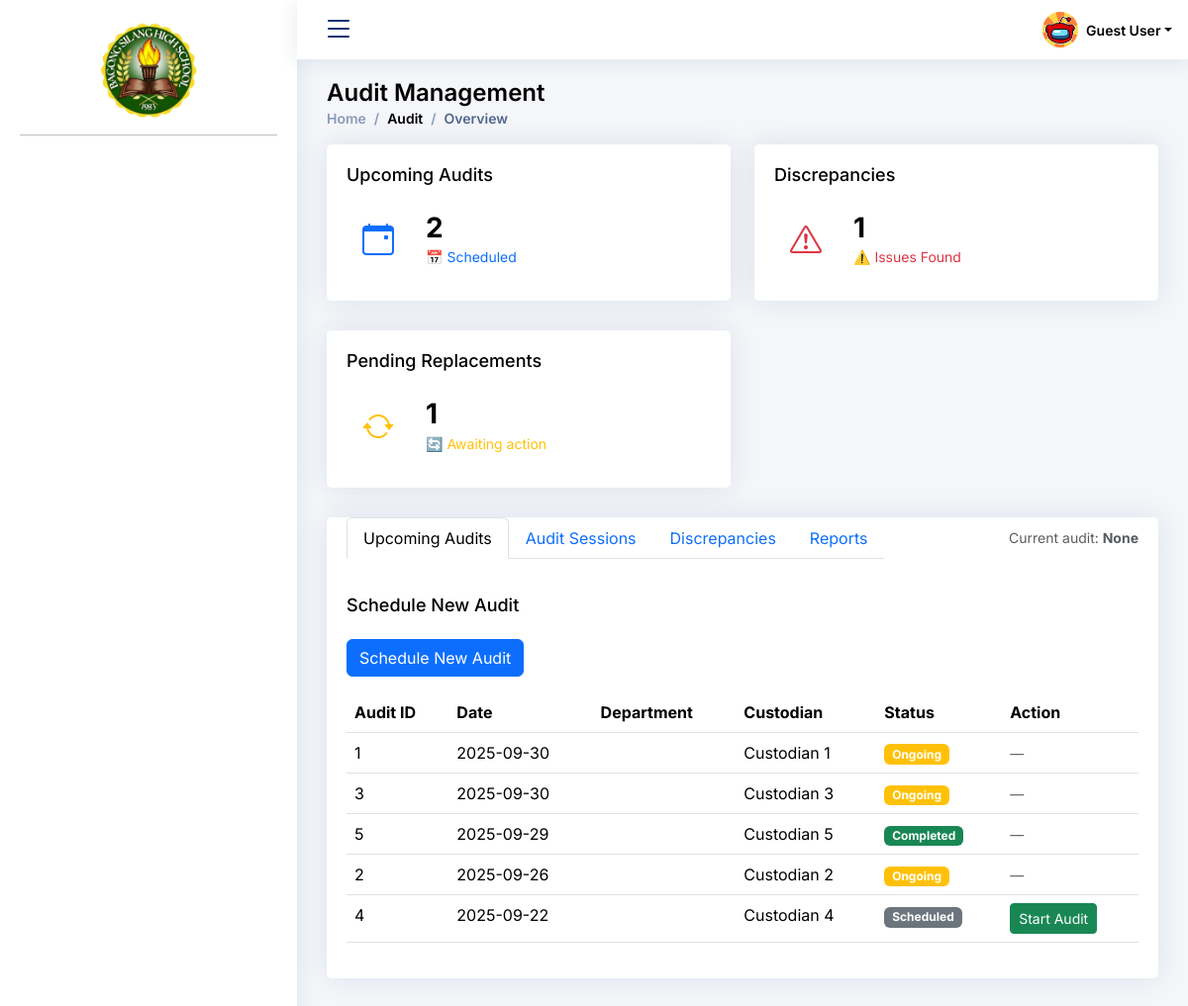
/User_Admin/Property_Audit/property_audit.php, run on the app's committed database.
### tables this page shows
CREATE TABLE `bcp_sms4_audit` (
  `id` int NOT NULL AUTO_INCREMENT,
  `audit_date` date NOT NULL,
  `department` varchar(100) NOT NULL,
  `custodian` varchar(100) NOT NULL,
  `status` enum('Scheduled','Ongoing','Completed') DEFAULT 'Scheduled',
  PRIMARY KEY (`id`)
);

### User_Admin/Property_Audit/property_audit.php (the view, shortened to what this page needs)
<!DOCTYPE html>
<html lang="en">
<head>
  <link href="../../assets/vendor/bootstrap/css/bootstrap.min.css" rel="stylesheet">
  <link href="../../assets/vendor/bootstrap-icons/bootstrap-icons.css" rel="stylesheet">
  <link href="../../assets/vendor/boxicons/css/boxicons.min.css" rel="stylesheet">
  <link href="../../assets/vendor/quill/quill.snow.css" rel="stylesheet">
  <link href="../../assets/vendor/quill/quill.bubble.css" rel="stylesheet">
  <link href="../../assets/vendor/remixicon/remixicon.css" rel="stylesheet">
  <link href="../../assets/vendor/simple-datatables/style.css" rel="stylesheet">
  <link href="../../assets/css/style.css" rel="stylesheet">
  <link href="../../assets/css/schedule_maintenance.css" rel="stylesheet">
</head>
<body>
    <?php include '../../components/nav-bar.php' ?>
    <main id="main" class="main">
      <div class="pagetitle">
        <h1>Audit Management</h1>
        <nav>
          <ol class="breadcrumb">
            <li class="breadcrumb-item"><a href="<?=BASE_URL?>User_Admin/dashboard.php">Home</a></li>
            <li class="breadcrumb-item">Audit</li>
            <li class="breadcrumb-item active">Overview</li>
          </ol>
        </nav>
      </div>
      <?php
      include '../../connection.php';
      $upcoming_audits = 0;
      $result = $conn->query("SELECT COUNT(*) as total FROM bcp_sms4_audit WHERE audit_date >= CURDATE() AND status != 'Completed'");
      if ($result && $row = $result->fetch_assoc()) {
          $upcoming_audits = $row['total'];
      }
      $last_discrepancies = 0;
      $result = $conn->query("SELECT COUNT(*) as total FROM bcp_sms4_audit_discrepancies WHERE resolved = 0");
      if ($result && $row = $result->fetch_assoc()) {
          $last_discrepancies = $row['total'];
      }
      $pending_replacements = 0;
      $result = $conn->query("SELECT COUNT(*) as total FROM bcp_sms4_procurement WHERE status = 'Pending'");
      if ($result && $row = $result->fetch_assoc()) {
          $pending_replacements = $row['total'];
      }
      $current_audit_label = 'None';
      ?>
    <section class="section dashboard">
        <div class="row">
        <div class="col-xxl-4 col-md-6">
            <div class="card info-card">
            <div class="card-body">
                <h5 class="card-title">Upcoming Audits</h5>
                <div class="d-flex align-items-center">
                <div class="card-icon rounded-circle d-flex align-items-center justify-content-center">
                    <i class="bi bi-calendar-event text-primary"></i>
                </div>
                <div class="ps-3">
                    <h6><?php echo $upcoming_audits; ?></h6>
                    <span class="text-primary small">📅 Scheduled</span>
                </div>
                </div>
            </div>
            </div>
        </div>
        <div class="col-xxl-4 col-md-6">
            <div class="card info-card">
            <div class="card-body">
                <h5 class="card-title">Discrepancies</h5>
                <div class="d-flex align-items-center">
                <div class="card-icon rounded-circle d-flex align-items-center justify-content-center">
                    <i class="bi bi-exclamation-triangle text-danger"></i>
                </div>
                <div class="ps-3">
                    <h6><?php echo $last_discrepancies; ?></h6>
                    <span class="text-danger small">⚠️ Issues Found</span>
                </div>
                </div>
            </div>
            </div>
        </div>
        <div class="col-xxl-4 col-md-6">
            <div class="card info-card">
            <div class="card-body">
                <h5 class="card-title">Pending Replacements</h5>
                <div class="d-flex align-items-center">
                <div class="card-icon rounded-circle d-flex align-items-center justify-content-center">
                    <i class="bi bi-arrow-repeat text-warning"></i>
                </div>
                <div class="ps-3">
                    <h6><?php echo $pending_replacements; ?></h6>
                    <span class="text-warning small">🔄 Awaiting action</span>
                </div>
                </div>
            </div>
            </div>
        </div>
        </div>
    </section>
    <section class="section">
        <div class="row">
        <div class="col-lg-12">
            <div class="card">
            <div class="card-body">
                <div class="d-flex justify-content-between align-items-center mb-2">
                <ul class="nav nav-tabs" id="auditTabs" role="tablist">
                    <li class="nav-item" role="presentation">
                    <button class="nav-link active" id="upcoming-tab" data-bs-toggle="tab" data-bs-target="#upcoming" type="button" role="tab">Upcoming Audits</button>
                    </li>
                    <li class="nav-item" role="presentation">
                    <button class="nav-link" id="session-tab" data-bs-toggle="tab" data-bs-target="#session" type="button" role="tab">Audit Sessions</button>
                    </li>
                    <li class="nav-item" role="presentation">
                    <button class="nav-link" id="discrepancies-tab" data-bs-toggle="tab" data-bs-target="#discrepancies" type="button" role="tab">Discrepancies</button>
                    </li>
                    <li class="nav-item" role="presentation">
                    <button class="nav-link" id="reports-tab" data-bs-toggle="tab" data-bs-target="#reports" type="button" role="tab">Reports</button>
                    </li>
                </ul>
                <div class="small text-muted">Current audit: <strong><?php echo htmlspecialchars($current_audit_label); ?></strong></div>
                </div>
                <div class="tab-content mt-3" id="auditTabsContent">
              <div class="tab-pane fade show active" id="upcoming" role="tabpanel">
                <h5 class="card-title">Schedule New Audit</h5>
                <button class="btn btn-primary mb-3" data-bs-toggle="modal" data-bs-target="#scheduleAuditModal">Schedule New Audit</button>
                <table class="table datatable">
                  <thead>
                    <tr>
                      <th>Audit ID</th>
                      <th>Date</th>
                      <th>Department</th>
                      <th>Custodian</th>
                      <th>Status</th>
                      <th>Action</th>
                    </tr>
                  </thead>
                  <tbody>
                    <?php
                    $audits = $conn->query("SELECT * FROM bcp_sms4_audit ORDER BY audit_date DESC");
                    if ($audits && $audits->num_rows > 0):
                        while ($row = $audits->fetch_assoc()):
                    ?>
                        <tr>
                          <td><?= $row['id'] ?></td>
                          <td><?= $row['audit_date'] ?></td>
                          <td><?= htmlspecialchars($row['department_code']) ?></td>
                          <td><?= htmlspecialchars($row['custodian']) ?></td>
                          <td>
                            <?php if ($row['status'] == 'Ongoing'): ?>
                              <span class="badge bg-warning"><?= $row['status'] ?></span>
                            <?php elseif ($row['status'] == 'Completed'): ?>
                              <span class="badge bg-success"><?= $row['status'] ?></span>
                            <?php else: ?>
                              <span class="badge bg-secondary"><?= $row['status'] ?></span>
                            <?php endif; ?>
                          </td>
                          <td>
                            <?php if ($row['status'] == 'Scheduled'): ?>
                              <form method="POST" style="display:inline">
                                <button class="btn btn-sm btn-success" type="submit" onclick="return confirm('Start this audit?')">Start Audit</button>
                              </form>
                            <?php else: ?>
                              <span class="small text-muted">—</span>
                            <?php endif; ?>
                          </td>
                        </tr>
                    <?php endwhile; else: ?>
                        <tr><td colspan="6">No audits scheduled</td></tr>
                    <?php endif; ?>
                  </tbody>
                </table>
              </div>
            </div>
          </div>
        </div>
      </div>
    </div>
  </section>
</main>
</body>
  </body>
</html>

### assets/css/style.css (style rules this page uses)
:root { scroll-behavior: smooth; }
body { font-family: "Inter", sans-serif; background: #f6f9ff; color: #444444; }
a { color: #4154f1; text-decoration: none; }
h1, h2, h3, h4, h5, h6 { font-family: "Inter", sans-serif; }
#main { margin-top: 60px; padding: 20px 30px; transition: all 0.3s; }
.pagetitle { margin-bottom: 10px; }
.pagetitle h1 { font-size: 24px; margin-bottom: 0; font-weight: 600; color: #000000; }
.card { margin-bottom: 30px; border: none; border-radius: 5px; box-shadow: 0px 0 30px rgba(1, 41, 112, 0.1); }
.card-title { padding: 20px 0 15px 0; font-size: 18px; font-weight: 500; color: #000000; font-family: "Inter", sans-serif; }
.card-body { padding: 0 20px 20px 20px; }
.breadcrumb { font-size: 14px; font-family: "Inter", sans-serif; color: #000000; font-weight: 600; }
.breadcrumb a { color: #899bbd; transition: 0.3s; }
.breadcrumb .breadcrumb-item::before { color: #899bbd; }
.breadcrumb .active { color: #51678f; font-weight: 600; }
@media (min-width: 1200px) { #main, #footer, #header { margin-left: 300px; } }
.dashboard .info-card { padding-bottom: 10px; }
.dashboard .info-card h6 { font-size: 28px; color: #000000; font-weight: 700; margin: 0; padding: 0; }
.dashboard .card-icon { font-size: 32px; line-height: 0; width: 64px; height: 64px; flex-shrink: 0; flex-grow: 0; }

### assets/css/schedule_maintenance.css (style rules this page uses)
html, body { margin: 0; padding: 0; font-family: "Inter", sans-serif; background: #f4f6f9; }

### data on the page
bcp_sms4_audit: id "1", audit_date "2025-09-30", custodian "Custodian 1", status "Ongoing"
bcp_sms4_audit: id "3", audit_date "2025-09-30", custodian "Custodian 3", status "Ongoing"
bcp_sms4_audit: id "5", audit_date "2025-09-29", custodian "Custodian 5", status "Completed"
bcp_sms4_audit: id "2", audit_date "2025-09-26", custodian "Custodian 2", status "Ongoing"
bcp_sms4_audit: id "4", audit_date "2025-09-22", custodian "Custodian 4", status "Scheduled"

### other printed values
$userFullname "Guest User"
$upcoming_audits "2"
$last_discrepancies "1"
$pending_replacements "1"
$current_audit_label "None"
